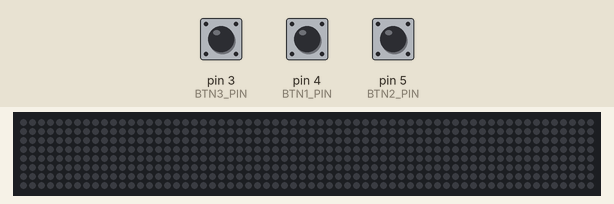
Bench run of a sketch on a simulated Arduino Pro Mini, built with avr-gcc and run on an emulated ATmega328P. On the bench: 64×8 RGB LED matrix (first LED top left, wired row by row). The test bench sets the inputs (shaded band); at power-on: pin 4 (BTN1_PIN) HIGH, pin 5 (BTN2_PIN) HIGH, pin 3 (BTN3_PIN) HIGH. Dim RGB values are drawn brighter than linear.

Above: at 2.2 s.
2.3 s: pin 4 (BTN1_PIN) pulled LOW for 0.15 s
At 3.2 s:
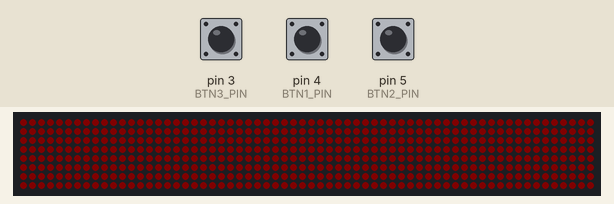
5.4 s: pin 5 (BTN2_PIN) pulled LOW for 3.2 s
At 8.7 s:
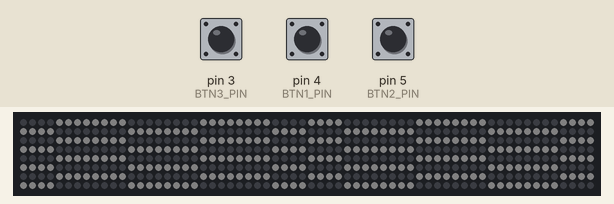
11.6 s: pin 3 (BTN3_PIN) pulled LOW for 0.15 s
At 13.1 s:
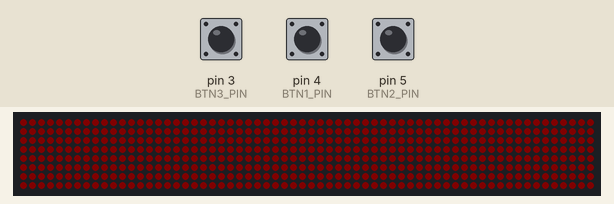
13.6 s: pin 3 (BTN3_PIN) pulled LOW for 3.2 s
At 17.1 s:
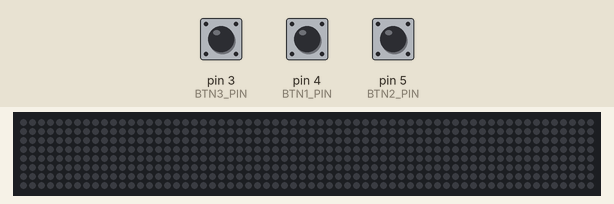
18.3 s: pin 4 (BTN1_PIN) pulled LOW for 1 s
At 21.7 s:
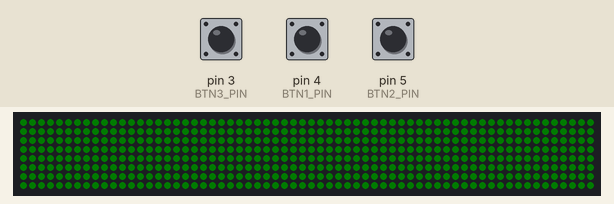
Timing chart, 0 to 23.2 s (numbered marks = the images above; inputs shaded):
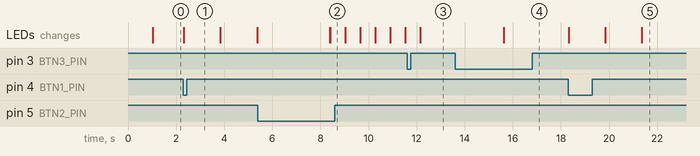

The sketch:

LED_MATRIX_BUTTONS.ino
```cpp
#include <FastLED.h>

#define LED_PIN     2
#define WIDTH       64
#define HEIGHT      8
#define NUM_LEDS    (WIDTH * HEIGHT)
#define BRIGHTNESS  5

#define BTN1_PIN    4       // Start sequence
#define BTN2_PIN    5       // Flag animation
#define BTN3_PIN    3       // Emergency stop (INT1 on Pro Mini)

#define DEBOUNCE_MS         200
#define HOLD_TO_RESET_MS    2000
#define EMERGENCY_COOLDOWN_MS 5000

CRGB leds[NUM_LEDS];

volatile bool emergencyActive = false;
bool isSequenceRunning = false;
unsigned long lastBtnPressTime = 0;
unsigned long lastEmergencyCleared = 0;

// 🐍 Serpentine mapping
int getSerpentineIndex(int x, int y) {
  return (x % 2 == 0) ? (x * HEIGHT + y) : (x * HEIGHT + (HEIGHT - 1 - y));
}

void setup() {
  delay(1000);
  FastLED.addLeds<WS2812B, LED_PIN, GRB>(leds, NUM_LEDS);
  FastLED.setBrightness(BRIGHTNESS);
  FastLED.clear();
  FastLED.show();

  pinMode(BTN1_PIN, INPUT_PULLUP);
  pinMode(BTN2_PIN, INPUT_PULLUP);
  pinMode(BTN3_PIN, INPUT_PULLUP);

  attachInterrupt(digitalPinToInterrupt(BTN3_PIN), emergencyISR, FALLING);
}

void loop() {
  unsigned long now = millis();

  // 🚨 Emergency Mode Handling
  if (emergencyActive) {
    fill_solid(leds, NUM_LEDS, CRGB::Red);
    FastLED.show();

    // Wait for BTN3 to be held to clear emergency
    if (digitalRead(BTN3_PIN) == LOW) {
      unsigned long holdStart = millis();
      while (digitalRead(BTN3_PIN) == LOW) {
        if (millis() - holdStart > HOLD_TO_RESET_MS) {
          emergencyActive = false;
          lastEmergencyCleared = millis();  // ⏱ Cooldown start
          FastLED.clear();
          FastLED.show();
          return;
        }
      }
    }
    return;
  }

  if (isSequenceRunning) return;

  // 🚦 Race sequence
  if (digitalRead(BTN1_PIN) == LOW && now - lastBtnPressTime > DEBOUNCE_MS) {
    lastBtnPressTime = now;
    isSequenceRunning = true;
    runRaceSequence();
    isSequenceRunning = false;
  }

  // 🏁 Checkered flag animation
  else if (digitalRead(BTN2_PIN) == LOW && now - lastBtnPressTime > DEBOUNCE_MS) {
    lastBtnPressTime = now;
    isSequenceRunning = true;
    runCheckeredFlag();
    isSequenceRunning = false;
  }
}

// ISR for emergency stop
void emergencyISR() {
  // Prevent re-triggering during cooldown
  if (millis() - lastEmergencyCleared > EMERGENCY_COOLDOWN_MS) {
    emergencyActive = true;
  }
}

// 🚦 Red → Orange → Green sequence
void runRaceSequence() {
  fill_solid(leds, NUM_LEDS, CRGB::Red);
  FastLED.show();
  delay(1500);
  if (emergencyActive) return;

  fill_solid(leds, NUM_LEDS, CRGB::Orange);
  FastLED.show();
  delay(1500);
  if (emergencyActive) return;

  fill_solid(leds, NUM_LEDS, CRGB::Green);
  FastLED.show();
  delay(3000);
  if (emergencyActive) return;

  FastLED.clear();
  FastLED.show();
}

// 🏁 Checkered flag animation
void runCheckeredFlag() {
  for (int i = 0; i < 10 && !emergencyActive; i++) {
    for (int frame = 0; frame < 2 && !emergencyActive; frame++) {
      for (int y = 0; y < HEIGHT; y++) {
        for (int x = 0; x < WIDTH; x++) {
          int index = getSerpentineIndex(x, y);
          leds[index] = ((((x / 4) + (y / 4) + frame) % 2) == 0) ? CRGB::Black : CRGB::White;
        }
      }
      FastLED.show();
      delay(600);
    }
  }
  FastLED.clear();
  FastLED.show();
}
```

Measured:
- after the input at 2.3 s, the LEDs: change at once (image 1)
- after the input at 5.4 s, the LEDs: first differ from a run without the input after 3.0 s (image 2)
- after the input at 11.6 s, the LEDs: first change after 0.55 s (image 3 shows a later state)
- after the input at 13.6 s, the LEDs: change after 2.0 s (image 4)
- after the input at 18.3 s, the LEDs: first change at once (image 5 shows a later state)
